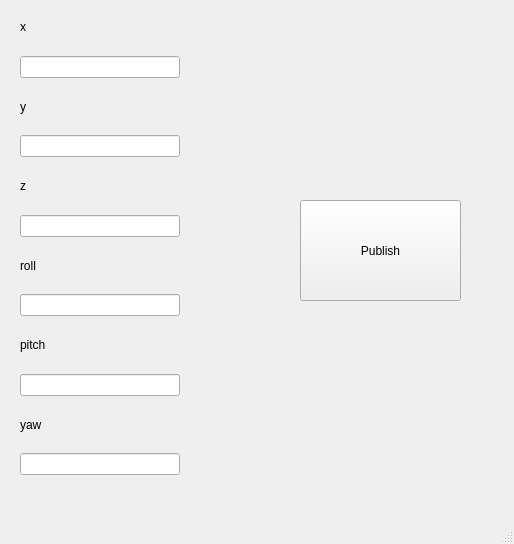
<?xml version="1.0" encoding="UTF-8"?>
<ui version="4.0">
 <class>MainWindow</class>
 <widget class="QMainWindow" name="MainWindow">
  <property name="geometry">
   <rect>
    <x>0</x>
    <y>0</y>
    <width>514</width>
    <height>544</height>
   </rect>
  </property>
  <property name="windowTitle">
   <string>MainWindow</string>
  </property>
  <widget class="QWidget" name="centralwidget">
   <widget class="QWidget" name="verticalLayoutWidget">
    <property name="geometry">
     <rect>
      <x>20</x>
      <y>4</y>
      <width>160</width>
      <height>471</height>
     </rect>
    </property>
    <layout class="QVBoxLayout" name="verticalLayout">
     <item>
      <widget class="QLabel" name="label">
       <property name="text">
        <string>x</string>
       </property>
      </widget>
     </item>
     <item>
      <widget class="QLineEdit" name="xpose"/>
     </item>
     <item>
      <widget class="QLabel" name="label_2">
       <property name="text">
        <string>y</string>
       </property>
      </widget>
     </item>
     <item>
      <widget class="QLineEdit" name="ypose"/>
     </item>
     <item>
      <widget class="QLabel" name="label_3">
       <property name="text">
        <string>z</string>
       </property>
      </widget>
     </item>
     <item>
      <widget class="QLineEdit" name="zpose"/>
     </item>
     <item>
      <widget class="QLabel" name="label_4">
       <property name="text">
        <string>roll</string>
       </property>
      </widget>
     </item>
     <item>
      <widget class="QLineEdit" name="rawpose"/>
     </item>
     <item>
      <widget class="QLabel" name="label_5">
       <property name="text">
        <string>pitch</string>
       </property>
      </widget>
     </item>
     <item>
      <widget class="QLineEdit" name="pitchpose"/>
     </item>
     <item>
      <widget class="QLabel" name="label_6">
       <property name="text">
        <string>yaw</string>
       </property>
      </widget>
     </item>
     <item>
      <widget class="QLineEdit" name="yawpose"/>
     </item>
    </layout>
   </widget>
   <widget class="QPushButton" name="pushButton">
    <property name="geometry">
     <rect>
      <x>300</x>
      <y>200</y>
      <width>161</width>
      <height>101</height>
     </rect>
    </property>
    <property name="text">
     <string>Publish</string>
    </property>
   </widget>
  </widget>
  <widget class="QMenuBar" name="menubar">
   <property name="geometry">
    <rect>
     <x>0</x>
     <y>0</y>
     <width>514</width>
     <height>22</height>
    </rect>
   </property>
  </widget>
  <widget class="QStatusBar" name="statusbar"/>
 </widget>
 <resources/>
 <connections/>
</ui>
